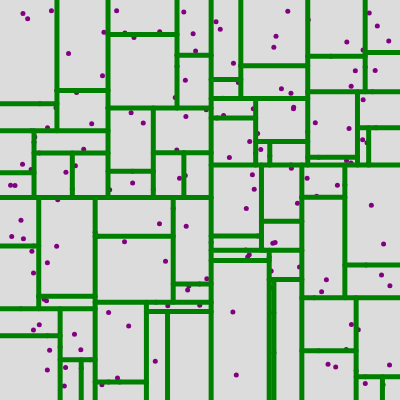
Frame 1 (no input)
Frame 60 (no input): identical to frame 1, image omitted
Frame 120 (the mouse pressed at the canvas centre since frame 60): identical to frame 1, image omitted

The p5.js sketch that drew this single still picture (run headless with seeded random() and noise() and a simulated clock; from frame 60 on, the mouse is pressed at the canvas centre):

// p5.js sketch
// ── sketch.js

class KDtree {

    static computeEdges(dataPoints, axis, {minX, maxX, minY, maxY}, leafsize=10) {
        let edges = []
        if (dataPoints.length < leafsize) {
            return edges
        }
        
        const { median, left, right } = KDtree.partition(dataPoints, axis)
        if (axis==0) {
            edges = [{ 
                startX: median.x,
                startY: minY,
                endX: median.x,
                endY: maxY
            }]
        } else {
            edges = [{ 
                startX: minX,
                startY: median.y,
                endX: maxX,
                endY: median.y
            }]
        }

        // compute subtree edges
        if (left.length >= leafsize) {
            const  leftBound = { 
                minX, 
                maxX: (axis==0) ? median.x : maxX,
                minY,
                maxY: (axis==0) ? maxY: median.y
            }
            edges = edges.concat(KDtree.computeEdges(left, (axis +1)%2, leftBound, leafsize))
        }

        if (right.length >= leafsize) {
            const rightBound = {
                minX: (axis == 0) ? median.x : minX,
                maxX,
                minY: (axis == 0) ? minY : median.y,
                maxY 
            }
            edges = edges.concat(KDtree.computeEdges(right, (axis +1)%2, rightBound, leafsize))
        }

        return edges
    }

    static partition(datapoints, axis) {
        const comparer = (a, b) => {
            if(axis == 0) {
                return a.x - b.x;
            }
            return a.y - b.y;
        }

        let sortedPoints = datapoints.sort(comparer)
        let mid = Math.floor(datapoints.length / 2)

        return {
            median: sortedPoints[mid],
            left: sortedPoints.slice(0, mid),
            right: sortedPoints.slice(mid, datapoints.length)
        }
    }

    static getTotalDepth(tree) {
        if(tree.median == null) {
            return 0
        }

        let leftDepth = KDtree.getTotalDepth(tree.left)
        let rightDepth = KDtree.getTotalDepth(tree.right)

        let depth = (leftDepth >= rightDepth) ? leftDepth : rightDepth
        return depth + 1  
    }

    static filteByDepth(depth) {
        
    }

    constructor(datapoints,  leafsize=10, depth=0) {
        this.axis = depth % 2
        this.depth = depth
        if (datapoints.length >= leafsize) {
            const { median, left, right } = KDtree.partition(datapoints, (depth+1) %2)
            this.median = median
            this.left = new KDtree(left, leafsize, depth+1)
            this.right = new KDtree(right, leafsize, depth+1)
        } else {
            this.datapoints = datapoints
            this.left = null
            this.right = null
            this.median = null
        }
    }
}



let dataPoints = [];
let pointNum = 200; 
let edges = []
let tree;
let totalDepth = 0;

function setup() {
    let leafsize = 4
    createCanvas(400, 400)
    for(i = 0; i < pointNum; i++) {
        dataPoints[i] = { x: random(10, 390), y: random(10, 390) }
    }

    edges = KDtree.computeEdges(dataPoints, 0, {
        minX: 0, maxX: 400, minY: 0, maxY: 400
    }, leafsize)

    tree = new KDtree(dataPoints, leafsize)
    totalDepth = KDtree.getTotalDepth(tree)
    console.log(totalDepth)
}


function draw() {
    background(220);
    stroke('purple');
    strokeWeight(5);

    for(i = 0; i < pointNum; i++) {
        point(dataPoints[i].x, dataPoints[i].y);
    }


    stroke('green');
    for(edge of edges) {
        const { startX, startY, endX, endY } = edge
        line(startX, startY, endX, endY)
    }
    // point(30, 20);
    // point(85, 20);
}
